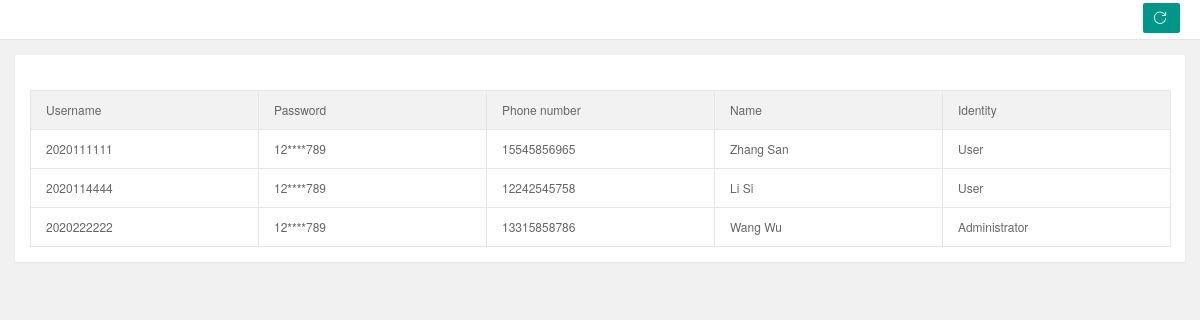
/userAdmin, run on an earlier commit of the app's database.
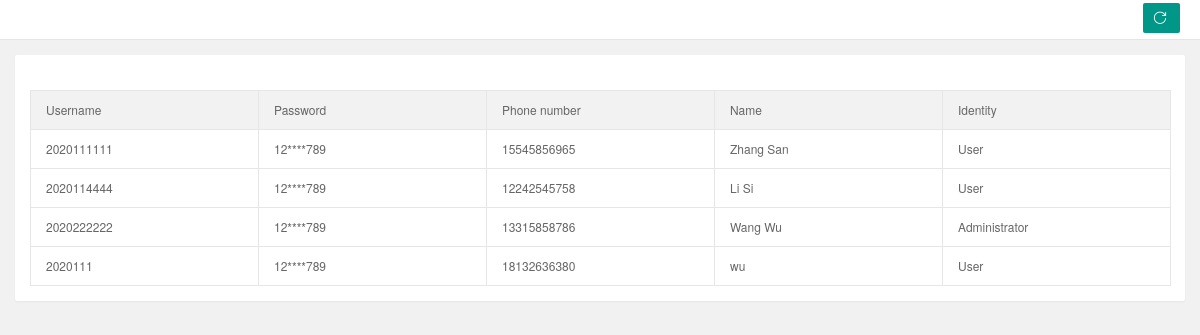
And on a later commit of the database.
### app/models.py (models this page shows)
class User(db.Model):
    __tablename__ = 'user'
    id = db.Column(db.Integer, primary_key=True)
    username = db.Column(db.String(50))
    password = db.Column(db.String(50))
    phone = db.Column(db.String(50))
    name = db.Column(db.String(50))
    job = db.Column(db.Boolean())

### app/views.py (the view)
@app.route('/userAdmin', methods=['GET', 'POST'])
def userAdmin():
    user_list = User.query.all()
    user = []
    for i in user_list:
        temp = ''
        num = 0
        length = len(i.password)
        for j in i.password:
            if (num >= 0 and num <= 1) or (num >= length - 3 and num <= length - 1):
                temp = temp + j
            else:
                temp = temp + '*'
            num += 1
        user.append([i, temp])
    return render_template('userAdmin.html', user=user)

### app/templates/userAdmin.html (shortened to what this page needs)
<!DOCTYPE html>
<html lang="en" class="x-admin-sm">
<head>
    <link rel="stylesheet" href="../static/lib/X-admin/css/font.css">
    <link rel="stylesheet" href="../static/lib/X-admin/css/xadmin.css">
</head>
<body>
    <div class="x-nav">
        <a class="layui-btn layui-btn-small" style="line-height:1.6em;margin-top:3px;float:right" onclick="location.reload()" title="刷新">
            <i class="layui-icon layui-icon-refresh" style="line-height:30px"></i>
        </a>
    </div>
    <div class="layui-fluid">
        <div class="layui-row layui-col-space15">
            <div class="layui-col-md12">
                <div class="layui-card">
                    <div class="layui-card-body ">
                    </div>
                    <div class="layui-card-body layui-table-body layui-table-main">
                        <table class="layui-table layui-form">
                            <thead>
                                <tr>
                                    <th>Username</th>
                                    <th>Password</th>
                                    <th>Phone number</th>
                                    <th>Name</th>
                                    <th>Identity</th>
                                </tr>
                            </thead>
                            <tbody>
                            {% for i in user %}
                                <tr>
                                    <td>{{ i[0].username }}</td>
                                    <td>{{ i[1] }}</td>
                                    <td>{{ i[0].phone }}</td>
                                    <td>{{ i[0].name }}</td>
                                    {% if i[0].job == true %}
                                    <td>Administrator</td>
                                    {% else %}
                                    <td>User</td>
                                    {% endif %}
                                </tr>
                            {% endfor %}
                            </tbody>
                        </table>
                    </div>
                </div>
            </div>
        </div>
    </div>
</body>
</html>

What changed in the data, as far as the page shows it:
added User: username "2020111", i "12****789", phone "18132636380", name "wu", job "User"
